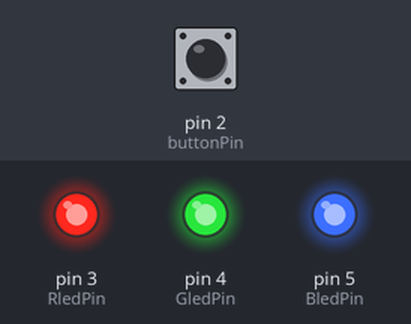
A sketch run on a simulated Arduino Uno, built with avr-gcc and run on an emulated ATmega328P. Parts: output pins drawn as LEDs (lit = HIGH). The test bench sets the inputs (shaded band); at power-on: pin 2 (buttonPin) LOW.

Above: at 1.2 s.
1.3 s: pin 2 (buttonPin) pulled HIGH for 0.15 s
At 2.9 s:
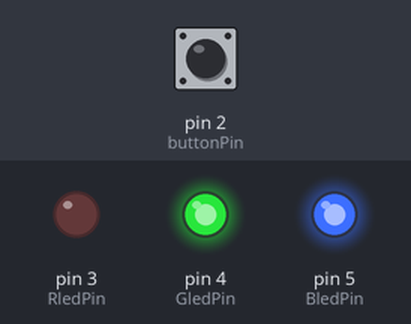
3.3 s: pin 2 (buttonPin) pulled HIGH for 1 s
At 4.5 s:
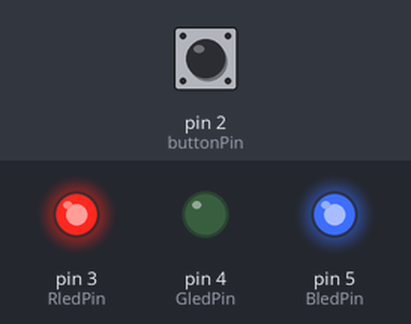
5.8 s: pin 2 (buttonPin) pulled HIGH for 0.15 s
At 7.5 s:
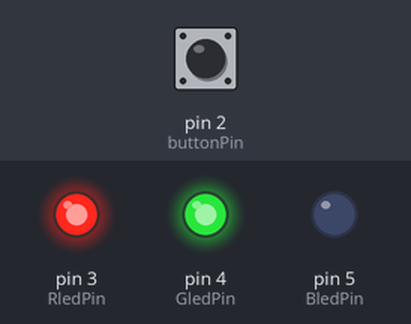
7.8 s: pin 2 (buttonPin) pulled HIGH for 3.2 s
At 9.1 s:
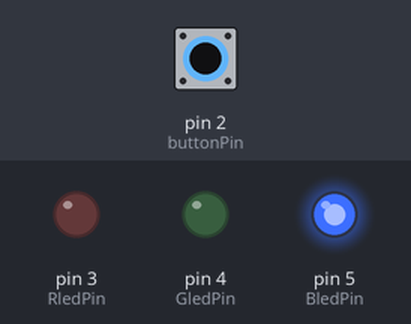
12.5 s: pin 2 (buttonPin) pulled HIGH for 0.15 s
At 13.9 s:
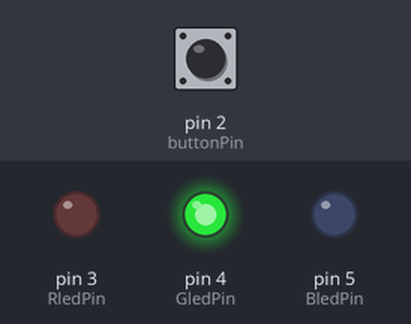
14.5 s: pin 2 (buttonPin) pulled HIGH for 1 s
At 15.4 s:
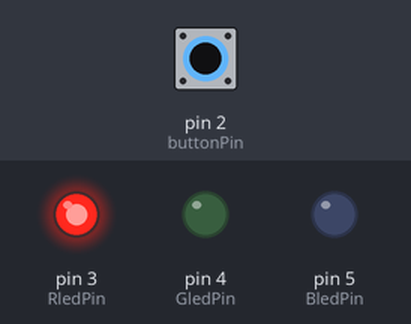
Timing chart, 0 to 17.5 s (numbered marks = the images above; inputs shaded):
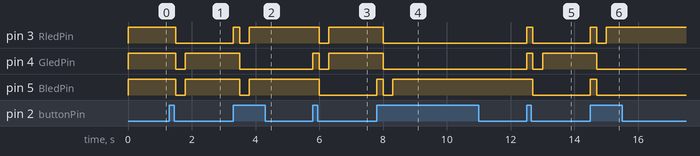

The sketch:

ShadowLamp.ino
```cpp
const int buttonPin = 2;
const int RledPin = 3;
const int GledPin = 4;
const int BledPin = 5;

int buttonState = 0;
int ledcolor = 0;
bool ButtonPressed = false;

void setup() {
  pinMode(RledPin, OUTPUT);
  pinMode(GledPin, OUTPUT);
  pinMode(BledPin, OUTPUT);
  pinMode(buttonPin, INPUT);
}

void loop() {
  buttonState = digitalRead(buttonPin);

  // button just pressed
  if (buttonState == HIGH && !ButtonPressed) {
    ButtonPressed = true;

    blinkBeforeNextColor();   // blink once before changing

    // normal color cycle
    ledcolor++;
    if (ledcolor > 7) ledcolor = 0;

    delay(100);               // debounce
  }

  if (buttonState == LOW && ButtonPressed) {
    ButtonPressed = false;
  }

  // original LED color logic
  if (ledcolor == 0){
    digitalWrite(RledPin, HIGH);
    digitalWrite(GledPin, HIGH);
    digitalWrite(BledPin, HIGH);
  }
  else if (ledcolor == 1) {
    digitalWrite(RledPin, LOW);
    digitalWrite(GledPin, HIGH);
    digitalWrite(BledPin, HIGH);
  }
  else if (ledcolor == 2) {
    digitalWrite(RledPin, HIGH);
    digitalWrite(GledPin, LOW);
    digitalWrite(BledPin, HIGH);
  }
  else if (ledcolor == 3) {
    digitalWrite(RledPin, HIGH);
    digitalWrite(GledPin, HIGH);
    digitalWrite(BledPin, LOW);
  }
  else if (ledcolor == 4) {
    digitalWrite(RledPin, LOW);
    digitalWrite(GledPin, LOW);
    digitalWrite(BledPin, HIGH);
  }
  else if (ledcolor == 5) {
    digitalWrite(RledPin, LOW);
    digitalWrite(GledPin, HIGH);
    digitalWrite(BledPin, LOW);
  }
  else if (ledcolor == 6) {
    digitalWrite(RledPin, HIGH);
    digitalWrite(GledPin, LOW);
    digitalWrite(BledPin, LOW);
  }
  else if (ledcolor == 7) {
    digitalWrite(RledPin, LOW);
    digitalWrite(GledPin, LOW);
    digitalWrite(BledPin, LOW);
  }
}

// blink once quickly before showing next color
void blinkBeforeNextColor() {
  digitalWrite(RledPin, HIGH);
  digitalWrite(GledPin, HIGH);
  digitalWrite(BledPin, HIGH);
  delay(200);

  // turn off LEDs briefly
  digitalWrite(RledPin, LOW);
  digitalWrite(GledPin, LOW);
  digitalWrite(BledPin, LOW);
  delay(200);
}
```

Measured:
- after the input at 1.3 s, pin 3 (RledPin): HIGH → LOW after 0.20 s; pin 4 (GledPin), pin 5 (BledPin): HIGH → LOW after 0.20 s, → HIGH 0.30 s later
- after the input at 3.3 s, pin 3 (RledPin): LOW → HIGH at once, → LOW 0.20 s later, → HIGH 0.30 s later; pin 4 (GledPin): HIGH → LOW after 0.20 s; pin 5 (BledPin): HIGH → LOW after 0.20 s, → HIGH 0.30 s later
- after the input at 5.8 s, pin 3 (RledPin): HIGH → LOW after 0.20 s, → HIGH 0.30 s later; pin 4 (GledPin): LOW → HIGH at once, → LOW 0.20 s later, → HIGH 0.30 s later; pin 5 (BledPin): HIGH → LOW after 0.20 s
- after the input at 7.8 s, pin 3 (RledPin), pin 4 (GledPin): HIGH → LOW after 0.20 s; pin 5 (BledPin): LOW → HIGH at once, → LOW 0.20 s later, → HIGH 0.30 s later
- after the input at 12.5 s, pin 3 (RledPin): LOW → HIGH at once, → LOW 0.20 s later; pin 4 (GledPin): LOW → HIGH at once, → LOW 0.20 s later, → HIGH 0.30 s later; pin 5 (BledPin): HIGH → LOW after 0.20 s
- after the input at 14.5 s, pin 3 (RledPin): LOW → HIGH at once, → LOW 0.20 s later, → HIGH 0.30 s later; pin 4 (GledPin): HIGH → LOW after 0.20 s; pin 5 (BledPin): LOW → HIGH at once, → LOW 0.20 s later
